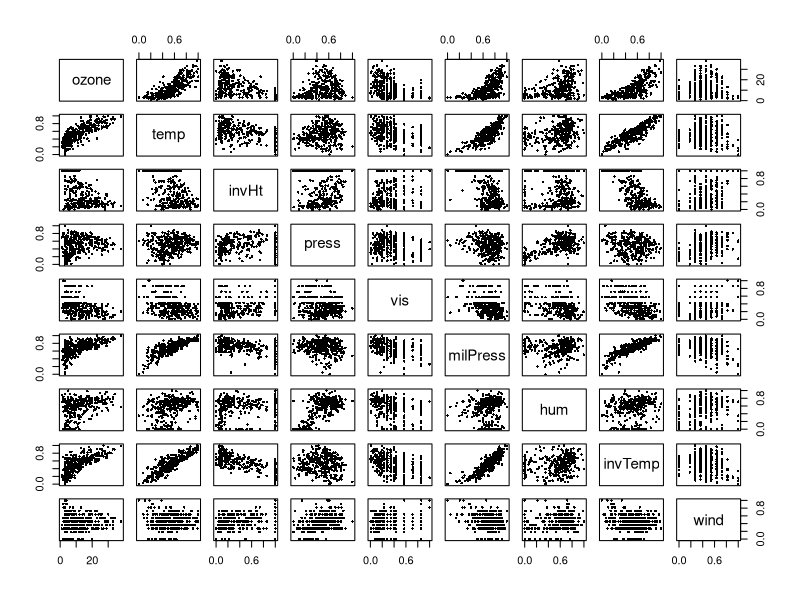
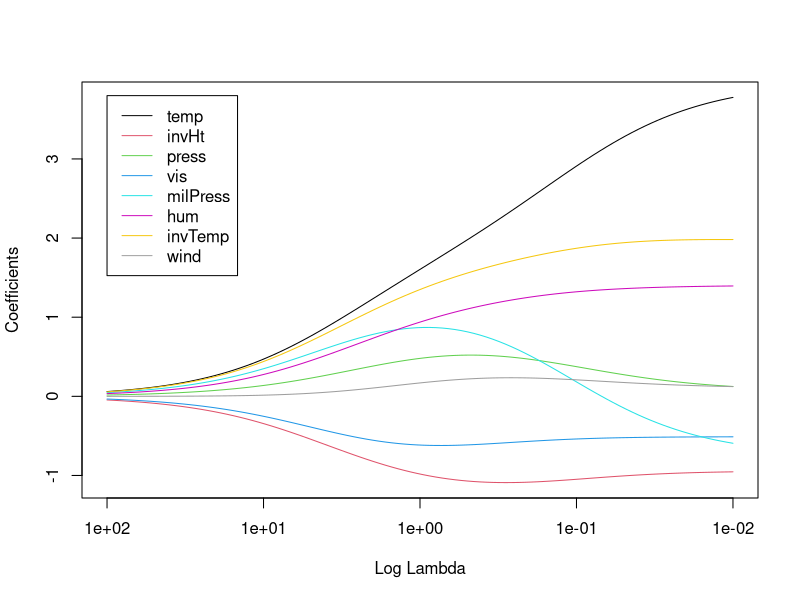

Here is the R script that generated these plots, in order:
## ---- chunk 1
knitr::opts_chunk$set(echo = TRUE)
## ---- chunk 2
#load in ozone data (taken from "cosso" R package)
ozone = read.csv("data/ozone.csv")

#take a look at the data
plot(ozone,pch=16,cex=.5)
## ---- chunk 3
#######################
#ridge regression

n = nrow(ozone)
Y = as.numeric(ozone[,1]); Y = Y - mean(Y)
X = as.matrix(ozone[,-1]); X = scale(X,center=T,scale=T)

#ridge regression solution
lam1 = 1
lam2 = 10

betals = solve(t(X)%*%X)%*%t(X)%*%Y
betar1 = solve(t(X)%*%X/n + diag(rep(lam1,8)))%*%t(X)%*%Y/n
betar2 = solve(t(X)%*%X/n + diag(rep(lam2,8)))%*%t(X)%*%Y/n
cbind(betals,betar1,betar2)
## ---- chunk 4
#ridge regression coefficient paths
lambdas = exp(seq(log(.01),log(100),l=100))
betasr = matrix(0,length(lambdas),8)
for(i in 1:length(lambdas))
{
  betasr[i,] = solve(t(X)%*%X/n + diag(rep(lambdas[i],8)))%*%t(X)%*%Y/n
}

plot(range(lambdas),range(betasr),log="x",type="n",ylab="Coefficients",xlab="Log Lambda",xlim=c(max(lambdas),min(lambdas)))
for(j in 1:8)
{
  lines(lambdas,betasr[,j],type="l",col=j)
}
legend(max(lambdas),3.8,legend=names(ozone)[2:9],col=1:9,lty=rep(1,9))
